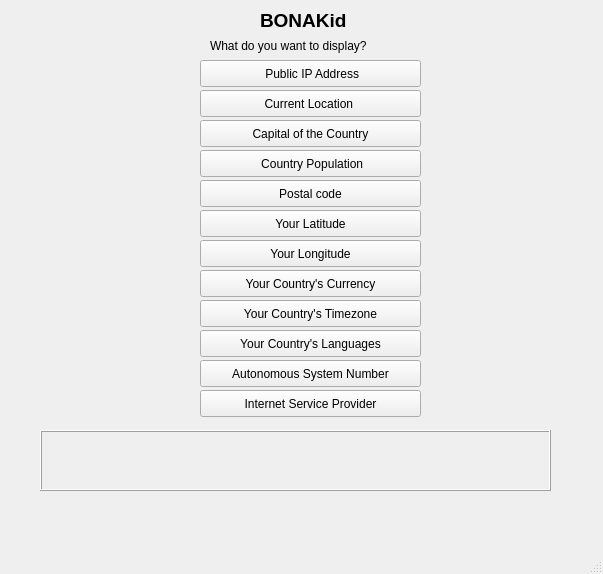
<?xml version="1.0" encoding="UTF-8"?>
<ui version="4.0">
 <class>MainWindow</class>
 <widget class="QMainWindow" name="MainWindow">
  <property name="geometry">
   <rect>
    <x>0</x>
    <y>0</y>
    <width>603</width>
    <height>574</height>
   </rect>
  </property>
  <property name="windowTitle">
   <string>MainWindow</string>
  </property>
  <widget class="QWidget" name="centralwidget">
   <widget class="QLabel" name="grouplabel">
    <property name="geometry">
     <rect>
      <x>260</x>
      <y>10</y>
      <width>111</width>
      <height>21</height>
     </rect>
    </property>
    <property name="font">
     <font>
      <pointsize>14</pointsize>
      <weight>75</weight>
      <bold>true</bold>
     </font>
    </property>
    <property name="text">
     <string>BONAKid</string>
    </property>
   </widget>
   <widget class="QLabel" name="display1">
    <property name="geometry">
     <rect>
      <x>210</x>
      <y>30</y>
      <width>241</width>
      <height>31</height>
     </rect>
    </property>
    <property name="text">
     <string>What do you want to display? </string>
    </property>
   </widget>
   <widget class="QLabel" name="output">
    <property name="geometry">
     <rect>
      <x>40</x>
      <y>430</y>
      <width>511</width>
      <height>61</height>
     </rect>
    </property>
    <property name="frameShape">
     <enum>QFrame::Box</enum>
    </property>
    <property name="frameShadow">
     <enum>QFrame::Raised</enum>
    </property>
    <property name="text">
     <string/>
    </property>
   </widget>
   <widget class="QPushButton" name="buttonIP">
    <property name="geometry">
     <rect>
      <x>200</x>
      <y>60</y>
      <width>221</width>
      <height>27</height>
     </rect>
    </property>
    <property name="text">
     <string> Public IP Address</string>
    </property>
   </widget>
   <widget class="QPushButton" name="buttonLoc">
    <property name="geometry">
     <rect>
      <x>200</x>
      <y>90</y>
      <width>221</width>
      <height>27</height>
     </rect>
    </property>
    <property name="text">
     <string>Current Location </string>
    </property>
   </widget>
   <widget class="QPushButton" name="buttonCountry">
    <property name="geometry">
     <rect>
      <x>200</x>
      <y>120</y>
      <width>221</width>
      <height>27</height>
     </rect>
    </property>
    <property name="text">
     <string>Capital of the Country</string>
    </property>
   </widget>
   <widget class="QPushButton" name="buttonPop">
    <property name="geometry">
     <rect>
      <x>200</x>
      <y>150</y>
      <width>221</width>
      <height>27</height>
     </rect>
    </property>
    <property name="text">
     <string> Country Population</string>
    </property>
   </widget>
   <widget class="QPushButton" name="buttoPost">
    <property name="geometry">
     <rect>
      <x>200</x>
      <y>180</y>
      <width>221</width>
      <height>27</height>
     </rect>
    </property>
    <property name="text">
     <string>Postal code</string>
    </property>
   </widget>
   <widget class="QPushButton" name="buttonLat">
    <property name="geometry">
     <rect>
      <x>200</x>
      <y>210</y>
      <width>221</width>
      <height>27</height>
     </rect>
    </property>
    <property name="text">
     <string>Your Latitude</string>
    </property>
   </widget>
   <widget class="QPushButton" name="buttonLong">
    <property name="geometry">
     <rect>
      <x>200</x>
      <y>240</y>
      <width>221</width>
      <height>27</height>
     </rect>
    </property>
    <property name="text">
     <string>Your Longitude</string>
    </property>
   </widget>
   <widget class="QPushButton" name="buttonTime">
    <property name="geometry">
     <rect>
      <x>200</x>
      <y>300</y>
      <width>221</width>
      <height>27</height>
     </rect>
    </property>
    <property name="text">
     <string>Your Country's Timezone</string>
    </property>
   </widget>
   <widget class="QPushButton" name="buttonLang">
    <property name="geometry">
     <rect>
      <x>200</x>
      <y>330</y>
      <width>221</width>
      <height>27</height>
     </rect>
    </property>
    <property name="text">
     <string>Your Country's Languages</string>
    </property>
   </widget>
   <widget class="QPushButton" name="buttonASN">
    <property name="geometry">
     <rect>
      <x>200</x>
      <y>360</y>
      <width>221</width>
      <height>27</height>
     </rect>
    </property>
    <property name="text">
     <string>Autonomous System Number</string>
    </property>
   </widget>
   <widget class="QPushButton" name="buttonISP">
    <property name="geometry">
     <rect>
      <x>200</x>
      <y>390</y>
      <width>221</width>
      <height>27</height>
     </rect>
    </property>
    <property name="text">
     <string>Internet Service Provider</string>
    </property>
   </widget>
   <widget class="QPushButton" name="buttonCash">
    <property name="geometry">
     <rect>
      <x>200</x>
      <y>270</y>
      <width>221</width>
      <height>27</height>
     </rect>
    </property>
    <property name="text">
     <string>Your Country's Currency</string>
    </property>
   </widget>
  </widget>
  <widget class="QMenuBar" name="menubar">
   <property name="geometry">
    <rect>
     <x>0</x>
     <y>0</y>
     <width>603</width>
     <height>25</height>
    </rect>
   </property>
  </widget>
  <widget class="QStatusBar" name="statusbar"/>
 </widget>
 <resources/>
 <connections/>
</ui>
